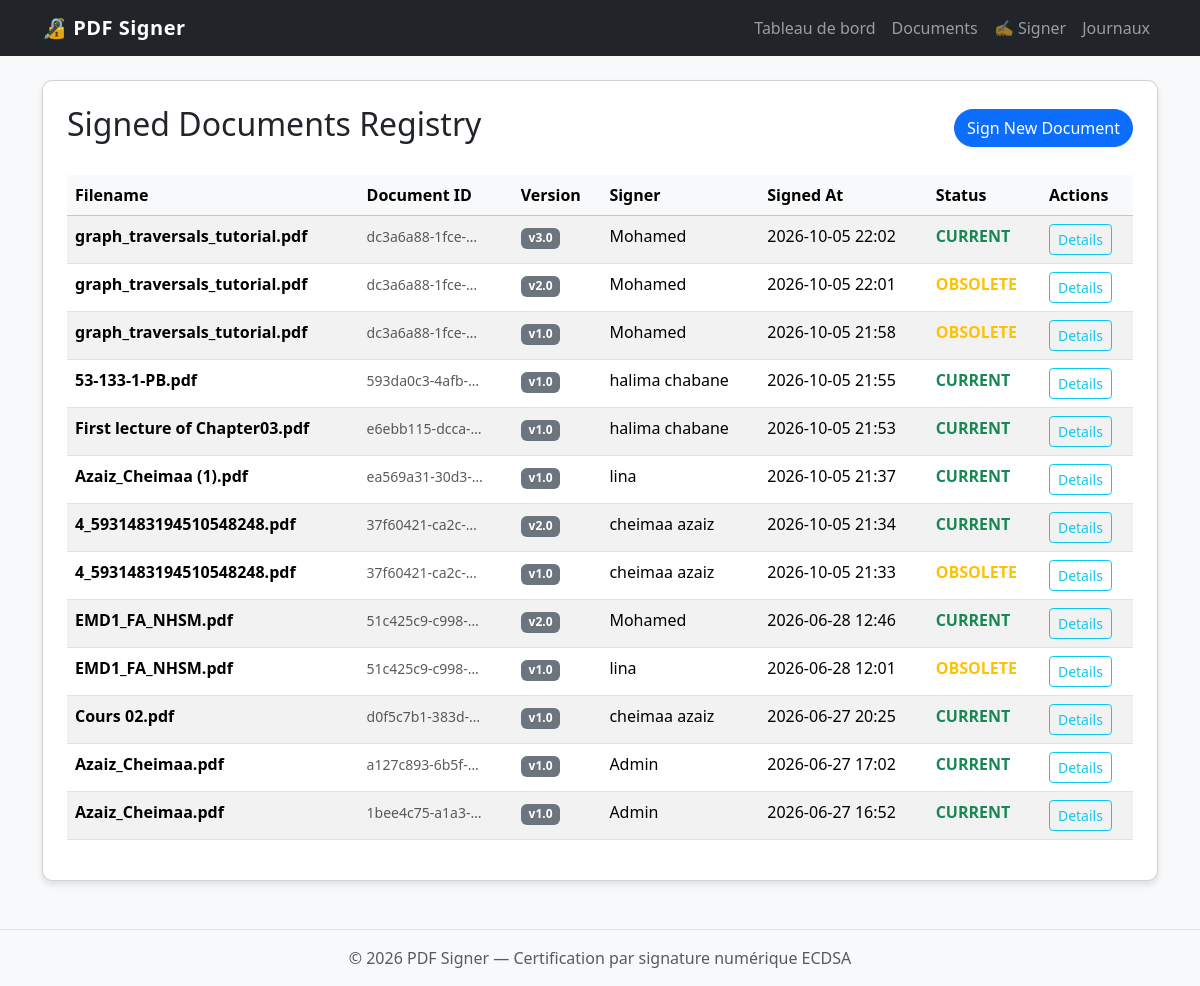
The app's page /documents/, older data.
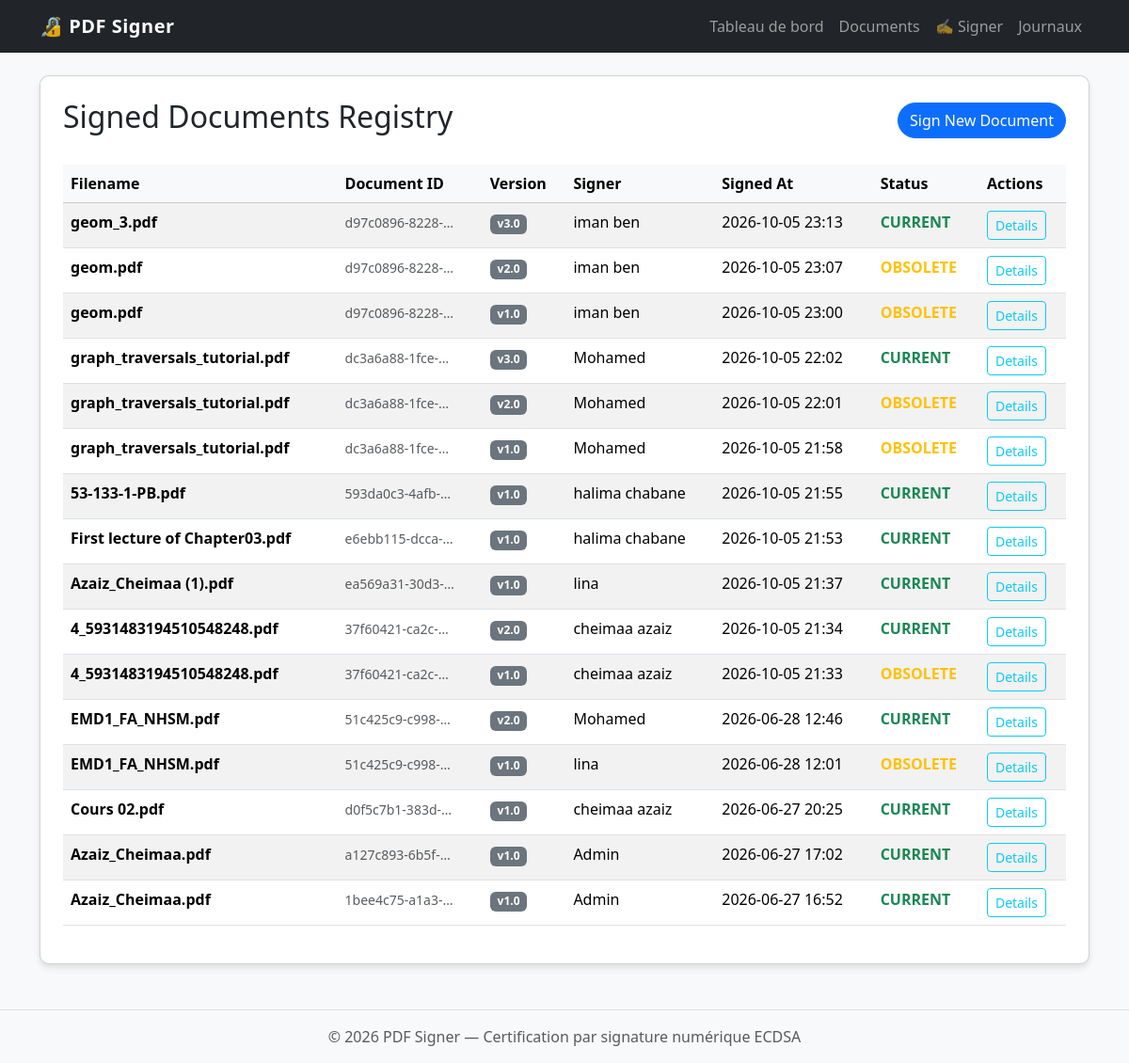
The same page, newer data.
### signer_app/models.py (models this page shows, shortened)
class SignedDocument(models.Model):
    document_id = models.UUIDField(default=uuid.uuid4, editable=False)
    filename = models.CharField(max_length=255)
    version = models.CharField(max_length=50)
    timestamp = models.DateTimeField()
    file_hash = models.CharField(max_length=64)
    signature = models.TextField()
    signer_name = models.CharField(max_length=255)
    public_key = models.TextField()
    pdf_file = models.FileField(upload_to='signed_pdfs/')
    qr_code_file = models.ImageField(upload_to='qrs/')
    is_latest = models.BooleanField(default=True)
    class Meta:
        unique_together = ('document_id', 'version')
        constraints = [
            models.UniqueConstraint(
                fields=['document_id'],
                condition=models.Q(is_latest=True),
                name='one_latest_per_document',
            ),
        ]

### signer_app/views.py (the view)
# urls.py: path('documents/', views.document_list, name='document_list'),
def document_list(request):
    docs = SignedDocument.objects.all().order_by('-timestamp')
    return render(request, 'doc_list.html', {'docs': docs})

### signer_app/templates/doc_list.html
{% extends 'base.html' %}
{% block content %}
<div class="card p-4">
    <div class="d-flex justify-content-between align-items-center mb-4">
        <h2>Signed Documents Registry</h2>
        <a href="{% url 'sign_document' %}" class="btn btn-primary">Sign New Document</a>
    </div>
    <div class="table-responsive">
        <table class="table table-hover table-striped">
            <thead class="table-light">
                <tr>
                    <th>Filename</th>
                    <th>Document ID</th>
                    <th>Version</th>
                    <th>Signer</th>
                    <th>Signed At</th>
                    <th>Status</th>
                    <th>Actions</th>
                </tr>
            </thead>
            <tbody>
                {% for doc in docs %}
                <tr>
                    <td><strong>{{ doc.filename }}</strong></td>
                    <td><small class="text-muted">{{ doc.document_id|truncatechars:15 }}</small></td>
                    <td><span class="badge bg-secondary">v{{ doc.version }}</span></td>
                    <td>{{ doc.signer_name }}</td>
                    <td>{{ doc.timestamp|date:"Y-m-d H:i" }}</td>
                    <td>
                        {% if doc.is_latest %}
                        <span class="status-valid">CURRENT</span>
                        {% else %}
                        <span class="status-obsolete">OBSOLETE</span>
                        {% endif %}
                    </td>
                    <td>
                        <a href="{% url 'doc_detail_version' doc.document_id doc.version %}" class="btn btn-sm btn-outline-info">Details</a>
                    </td>
                </tr>
                {% empty %}
                <tr><td colspan="7" class="text-center py-4">No documents found.</td></tr>
                {% endfor %}
            </tbody>
        </table>
    </div>
</div>
{% endblock %}

Row changes from the older to the newer data that the page shows:
added SignedDocument: filename "geom_3.pdf", document_id "d97c0896-8228-…", version "3.0", signer_name "iman ben", timestamp "2026-10-05 23:13", is_latest "CURRENT"
added SignedDocument: filename "geom.pdf", document_id "d97c0896-8228-…", version "2.0", signer_name "iman ben", timestamp "2026-10-05 23:07", is_latest "OBSOLETE"
added SignedDocument: filename "geom.pdf", document_id "d97c0896-8228-…", version "1.0", signer_name "iman ben", timestamp "2026-10-05 23:00", is_latest "OBSOLETE"
